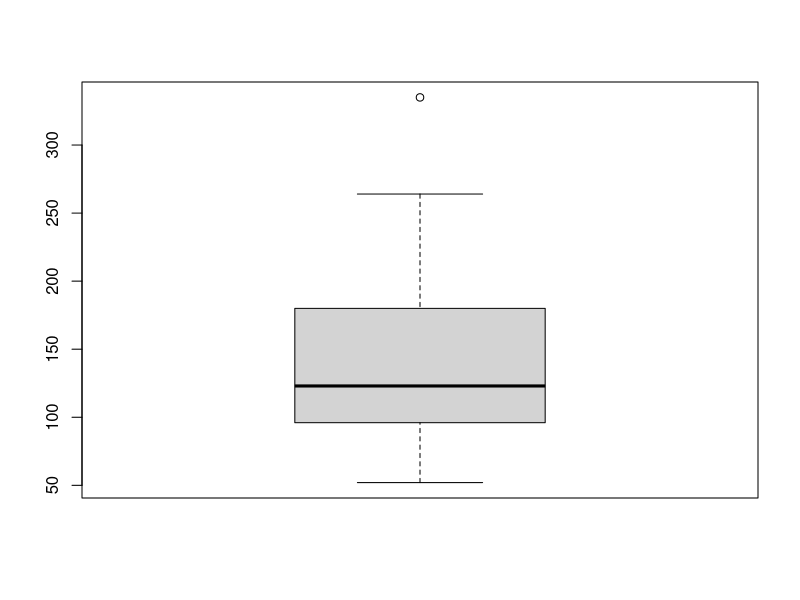

Write the R code that produced this figure.
## ---- chunk 1
# We type the below into the console
10 + 5
## ---- chunk 2
# Here we create a nice boxplot using a dataset called 'mtcars'
boxplot(mtcars$hp)
## ---- chunk 3
# Type a '?' followed by the name of a dataset/function/etc.
# to look up helpful information about it.
?mtcars
